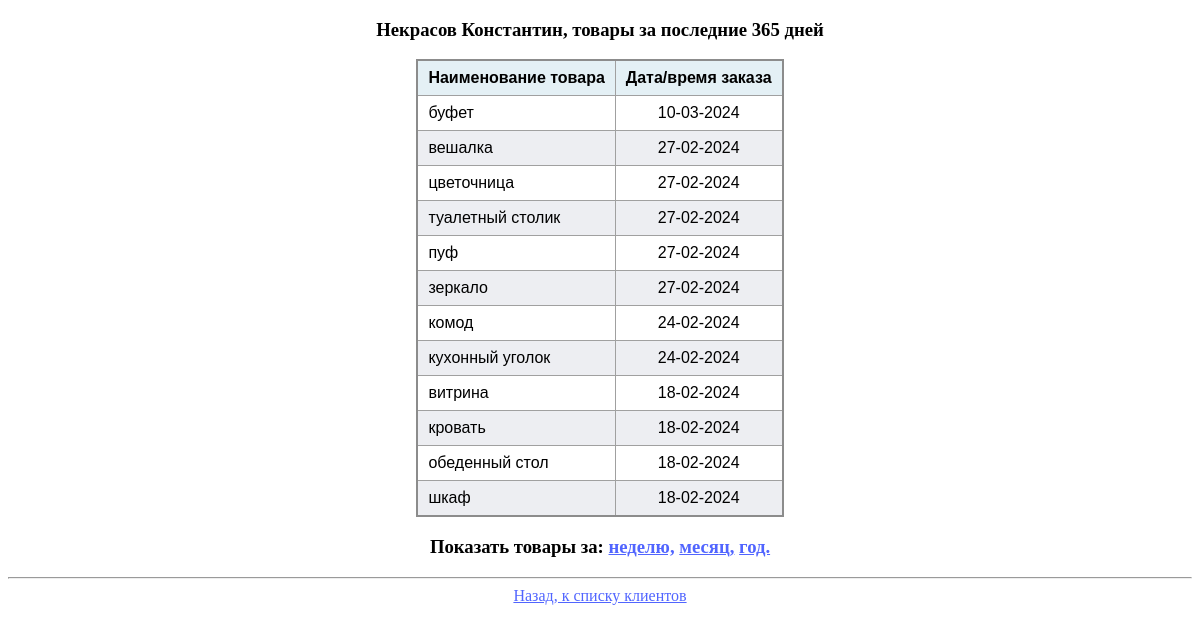
Screenshot of /products_by_client/63/365/ with the database file from the repository.
### homeworkapp/models.py (models this page shows, shortened)
class Client(models.Model):
    first_name = models.CharField(max_length=64)
    second_name = models.CharField(max_length=64)
    email = models.EmailField(max_length=254)
    phone = models.CharField(max_length=15)
    address = models.CharField(max_length=254)
    created = models.DateField()
    @property
    def name(self):
        return f'{self.second_name.capitalize()} {self.first_name.capitalize()}'

class Product(models.Model):
    name = models.CharField(max_length=254)
    color = models.CharField(max_length=64)
    description = models.TextField()
    price = models.DecimalField(max_digits=10, decimal_places=2)
    stock = models.IntegerField()
    last_updated = models.DateField()
    image = models.ImageField(blank=True)
    rating = models.IntegerField(default=4)
    category = models.ForeignKey(Category, on_delete=models.CASCADE)
    discount = models.FloatField(default=1)

class Order(models.Model):
    client = models.ForeignKey(Client, on_delete=models.CASCADE)
    products = models.ManyToManyField(Product)
    created = models.DateTimeField()

### homeworkapp/views.py (the view)
# urls.py: path('products_by_client/<int:client_id>/<int:days>/', ProductsByClient.as_view(), name='products_by_client'),
class ProductsByClient(View):
    def get(self, request, client_id, days):
        client = get_object_or_404(Client, pk=client_id)
        all_client_orders = Order.objects.order_by('-created').filter(client=client_id, created__gt=datetime.now()-timedelta(days=days)).all()
        products = {}
        for order in all_client_orders:
            for product in order.products.all():
                last_product_date = products.setdefault(product.name, datetime.min.replace(tzinfo=pytz.UTC))
                products[product.name] = max(order.created, last_product_date)
        context = {
            "client":client,
            "products": products,
            "days": days
        }
        return render(request, "homeworkapp/all_products_by_client.html", context)

### homeworkapp/context.py (called while the page is built)
def global_categories_context(request):
    return {
        "categories_context" : Category.objects.all(),
    }

### homeworkapp/templates/homeworkapp/all_products_by_client.html (shortened to what this page needs)
{% extends "base.html" %}
{% block content %}
<div>
    <center>
    <h3>
        {{ client.name }}, товары за последние {{ days }} дней
    </h3>
    <table>
        {% if products %}
        <thead>
            <tr>
                <th scope="col">Наименование товара</th>
                <th scope="col">Дата/время заказа</th>
            </tr>
        </thead>
        <tbody>
            {% for product, last_date in products.items %}
                <tr>
                    <td>{{ product }}</td>
                    <td>{{ last_date|date:"d-m-Y" }}</td>
                </tr>
            {% endfor %}
        {% else %}
                <tr>
                    <td>
                        За указанный период ничего не было заказано
                    </td>
                </tr>
        {% endif %}
        </tbody>
    </table>
        <h3>
            Показать товары за:
            <a href={% url "products_by_client" client.id 7 %}>неделю,</a>
            <a href={% url "products_by_client" client.id 30 %}> месяц,</a>
            <a href={% url "products_by_client" client.id 365 %}> год.</a>
        </h3>
            <hr>
        <a href={% url "all_clients" %}>Назад, к списку клиентов</a>
    </center>
</div>
{% endblock content %}

### static/style.css (style rules this page uses)
a { color: #5165ff; }
table { border-collapse: collapse; border: 2px solid rgb(140 140 140); font: 1rem 'Fira Sans', sans-serif; }
thead, tfoot { background-color: rgb(228 240 245); }
th, td { border: 1px solid rgb(160 160 160); padding: 8px 10px; }
td:last-of-type { text-align: center; }
tbody>tr:nth-of-type(even) { background-color: rgb(237 238 242); }

### rows the page displays
Client: name "Некрасов Константин"
Product: products "буфет"
Order: products "10-03-2024"
Product: products "вешалка"
Order: products "27-02-2024" "27-02-2024" "27-02-2024" "27-02-2024" "27-02-2024"
Product: products "цветочница"
Product: products "туалетный столик"
Product: products "пуф"
Product: products "зеркало"
Product: products "комод"
Order: products "24-02-2024" "24-02-2024"
Product: products "кухонный уголок"
Product: products "витрина"
Order: products "18-02-2024" "18-02-2024" "18-02-2024" "18-02-2024"
Product: products "кровать"
Product: products "обеденный стол"
Product: products "шкаф"

### other values shown
{{ days }} "365"
